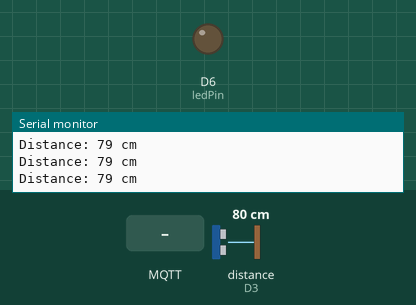
Bench run of a sketch on a simulated Arduino MKR. Shown: output pins drawn as LEDs (lit = HIGH), the last lines printed to the serial monitor. Wiring (inferred from the names in the program): ultrasonic range finder: trigger D2; echo D3. Dashed ring = blinking. The test bench sets the inputs (shaded band); at power-on: distance to the obstacle (sensor on D3) 80 cm. The echo pulse lasts 58.3 µs per cm; WiFi joins after 1.5 s; servers stay silent unless stated; no MQTT or app messages arrive unless stated; pins used as bus, display or sensor lines are not drawn.

Above: at 2.7 s.
2.8 s: MQTT message "wave" arrives on the first subscribed topic
At 3.17 s:
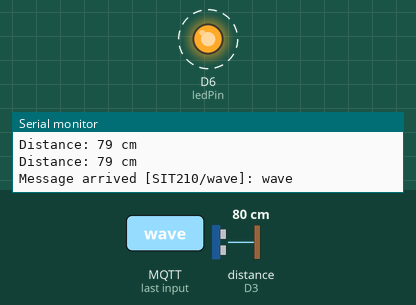
5.8 s: distance to the obstacle (sensor on D3) set to 23 cm
7.3 s: distance to the obstacle (sensor on D3) set to 18 cm
Timing chart, 0 to 10.3 s (numbered marks = the images above; inputs shaded):
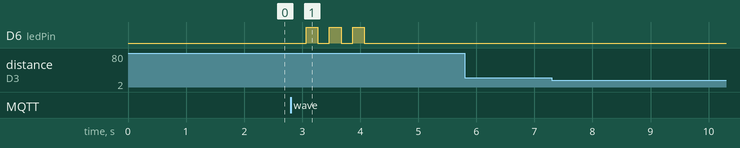

The sketch:

sketch_aug25a.ino
```cpp
#include <WiFiNINA.h>
#include <PubSubClient.h>

// ===== WiFi credentials =====
char ssid[] = "DESKTOP";
char password[] = "ekamgaba";

// ===== MQTT Broker Settings =====
const char* mqttServer = "broker.emqx.io";
const int mqttPort = 1883;
const char* mqttClientID = "arduinoClient";
const char* mqttTopicWave = "SIT210/wave";
const char* mqttTopicPat  = "SIT210/pat";
const char* yourName = "ekam";

// ===== Hardware Pins =====
const int trigPin = 2;
const int echoPin = 3;
const int ledPin = 6;

// ===== Ultrasonic Sensor Variables =====
long duration;
int distance;
int waveThreshold = 20; // cm threshold for wave
int patThreshold  = 10; // cm threshold for pat

// ===== WiFi and MQTT Clients =====
WiFiClient wifiClient;
PubSubClient mqttClient(wifiClient);

// ===== Function: Measure distance =====
int getDistance() {
  digitalWrite(trigPin, LOW);
  delayMicroseconds(2);
  digitalWrite(trigPin, HIGH);
  delayMicroseconds(10);
  digitalWrite(trigPin, LOW);

  duration = pulseIn(echoPin, HIGH);
  distance = duration * 0.034 / 2; // convert to cm
  return distance;
}

// ===== Function: Handle incoming MQTT messages =====
void callback(char* topic, byte* payload, unsigned int length) {
  String message = "";
  for (int i = 0; i < length; i++) {
    message += (char)payload[i];
  }

  Serial.print("Message arrived [");
  Serial.print(topic);
  Serial.print("]: ");
  Serial.println(message);

  // Handle "wave"
  if (String(topic) == mqttTopicWave && message.indexOf("wave") >= 0) {
    for (int i = 0; i < 3; i++) { // fast blink 3 times
      digitalWrite(ledPin, HIGH);
      delay(200);
      digitalWrite(ledPin, LOW);
      delay(200);
    }
  }

  // Handle "pat"
  else if (String(topic) == mqttTopicPat && message.indexOf("pat") >= 0) {
    for (int i = 0; i < 5; i++) { // slow blink 2 times
      digitalWrite(ledPin, HIGH);
      delay(600);
      digitalWrite(ledPin, LOW);
      delay(600);
    }
  }
}

void reconnect() {
  while (!mqttClient.connected()) {
    Serial.print("Attempting MQTT connection...");
    if (mqttClient.connect(mqttClientID)) {
      Serial.println("connected");
      mqttClient.subscribe(mqttTopicWave);
      mqttClient.subscribe(mqttTopicPat);
    } else {
      Serial.print("failed, rc=");
      Serial.print(mqttClient.state());
      Serial.println(" try again in 5 seconds");
      delay(5000);
    }
  }
}

// ===== Arduino Setup =====
void setup() {
  Serial.begin(9600);

  pinMode(trigPin, OUTPUT);
  pinMode(echoPin, INPUT);
  pinMode(ledPin, OUTPUT);

  Serial.print("Connecting to WiFi: ");
  Serial.println(ssid);
  WiFi.begin(ssid, password);
  while (WiFi.status() != WL_CONNECTED) {
    delay(500);
    Serial.print(".");
  }
  Serial.println("\nWiFi connected");

  mqttClient.setServer(mqttServer, mqttPort);
  mqttClient.setCallback(callback);
}

// ===== Arduino Loop =====
void loop() {
  if (!mqttClient.connected()) {
    reconnect();
  }
  mqttClient.loop();

  int currentDistance = getDistance();
  Serial.print("Distance: ");
  Serial.print(currentDistance);
  Serial.println(" cm");

  // Detect wave
  if (currentDistance > patThreshold && currentDistance < waveThreshold) {
    String message = "wave from ";
    message += yourName;
    mqttClient.publish(mqttTopicWave, message.c_str());
    Serial.println("Published a 'wave' message!");
    delay(5000); // debounce
  }

  // Detect pat
  else if (currentDistance > 0 && currentDistance <= patThreshold) {
    String message = "pat from ";
    message += yourName;
    mqttClient.publish(mqttTopicPat, message.c_str());
    Serial.println("Published a 'pat' message!");
    delay(5000); // debounce
  }

  delay(500);
}
```

Measured:
- after the input at 2.8 s, D6 (ledPin): alternates HIGH for 0.20 s and LOW for 0.20 s, 6 changes in all, then stays LOW, starting after 0.27 s
